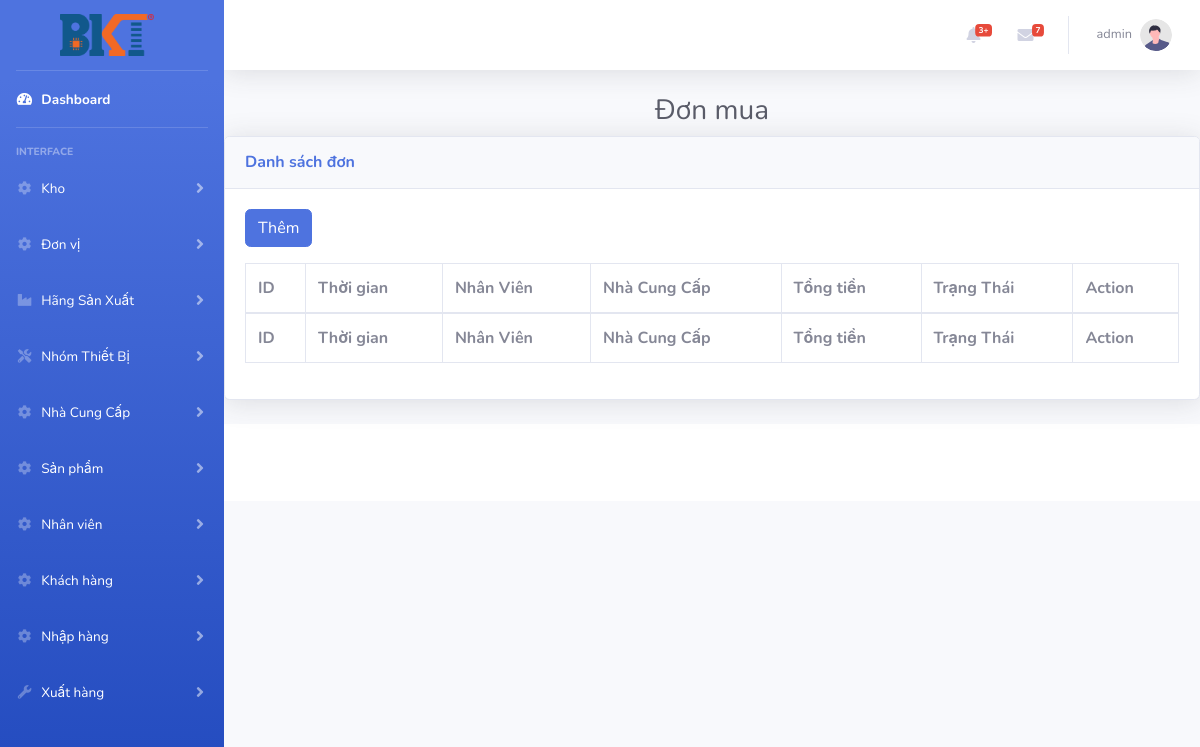
The app's page /index.php?controller=donmua (signed in), older data.
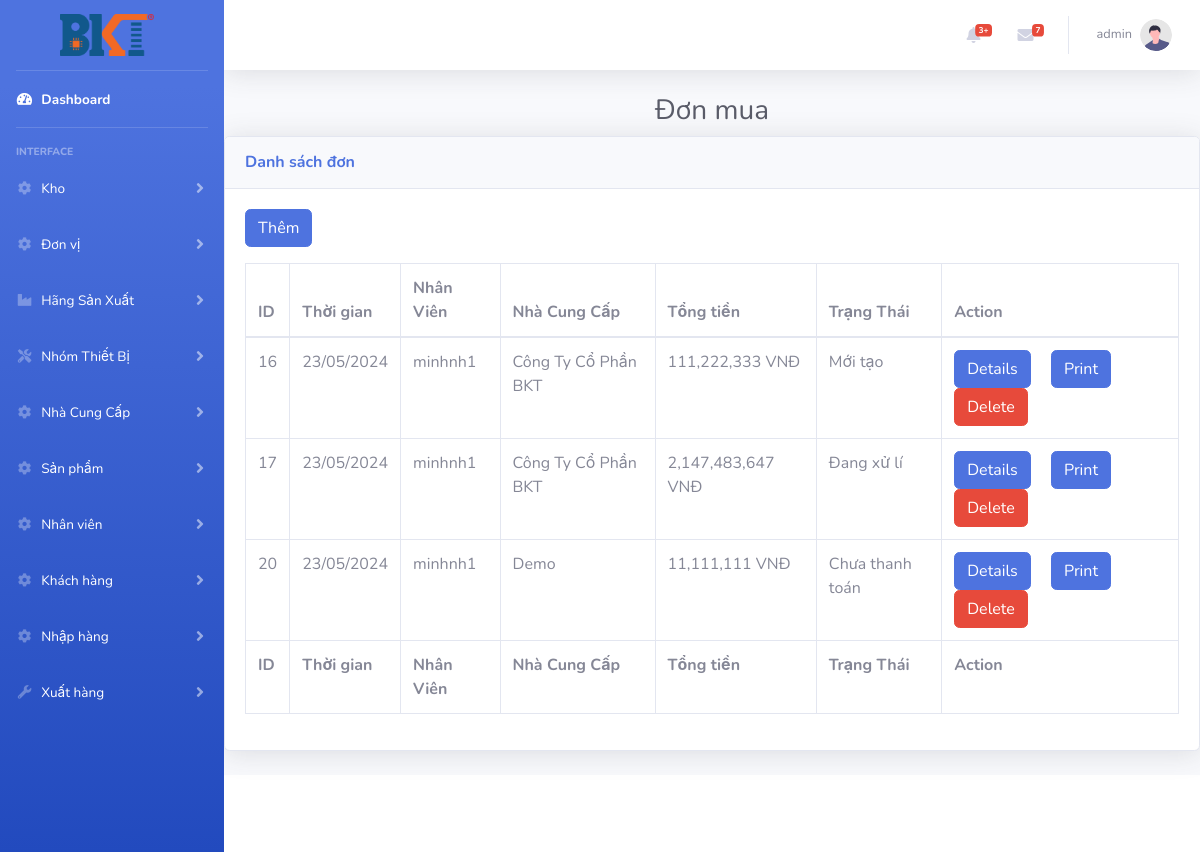
The same page, newer data.
### tables this page shows
CREATE TABLE `donmua` (
  `Id` int(11) NOT NULL,
  `NgayMua` datetime DEFAULT NULL,
  `IdNV` int(11) DEFAULT NULL,
  `IdNCC` int(11) DEFAULT NULL,
  `ThanhTien` int(11) DEFAULT NULL,
  `TrangThai` varchar(1) DEFAULT NULL
);

CREATE TABLE `nhanvien` (
  `Id` int(11) NOT NULL,
  `TenNV` varchar(100) DEFAULT NULL,
  `DienThoai` varchar(20) DEFAULT NULL,
  `Email` varchar(50) DEFAULT NULL,
  `DiaChi` varchar(100) DEFAULT NULL,
  `TaiKhoan` varchar(50) DEFAULT NULL,
  `MatKhau` varchar(50) DEFAULT NULL,
  `Quyen` varchar(20) DEFAULT NULL,
  `IsActive` varchar(1) DEFAULT NULL
);

CREATE TABLE `nhacungcap` (
  `Id` int(11) NOT NULL,
  `TenNCC` varchar(100) DEFAULT NULL,
  `NguoiLienHe` varchar(200) DEFAULT NULL,
  `DienThoai` varchar(20) DEFAULT NULL,
  `Email` varchar(50) DEFAULT NULL,
  `DiaChi` varchar(100) DEFAULT NULL,
  `MST` varchar(20) DEFAULT NULL
);

### controllers/donmua_controller.php (called while the page is built, shortened)
<?php
require_once ('models/donmua.php');
class DonMuaController extends BaseController
{
    public function  index()
    {
        $donmua = DonMua::all();
        $data =array('donmua'=> $donmua);
        $this->render('index',$data);
    }
}

### routes.php (called while the page is built, shortened)
<?php
$controller = new $klass;
$controller->$action();

### index.php (called while the page is built, shortened)
<?php
require_once('routes.php');

### models/donmua.php (called while the page is built, shortened)
<?php
class DonMua
{
    function __construct($Id, $NgayMua, $IdNV, $IdNCC, $ThanhTien, $TrangThai)
    {
        $this->Id = $Id;
        $this->NgayMua = $NgayMua;
        $this->IdNV =  $IdNV;
        $this->IdNCC = $IdNCC;
        $this->ThanhTien = $ThanhTien;
        $this->TrangThai = $TrangThai;
    }
    static function all()
    {
        $list = [];
        $db = DB::getInstance();
        $reg = $db->query('SELECT db.Id ,db.NgayMua , nv.TaiKhoan ,kh.TenNCC ,db.ThanhTien,db.TrangThai FROM DonMua db JOIN NhanVien nv JOIN NhaCungCap kh ON nv.Id =db.IdNV AND kh.Id = db.IdNCC');
        foreach ($reg->fetchAll() as $item) {
            $list[] = new DonMua($item['Id'], $item['NgayMua'], $item['TaiKhoan'], $item['TenNCC'], $item['ThanhTien'], $item['TrangThai']);
        }
        return $list;
    }
}

### views/donmua/index.php (the view, shortened to what this page needs)
<?php
require_once ('models/donmua.php');
?>
<h1 class="h3 mb-2 text-center text-gray-800 ">Đơn mua</h1>
<div class="card shadow mb-4">
    <div class="card-header py-3">
        <h6 class="m-0 font-weight-bold text-primary">Danh sách đơn</h6>
    </div>
    <div class="card-body">
        <a href="index.php?controller=donmua&action=insert" class="btn btn-primary mb-3">Thêm</a>
        <div class="table-responsive">
            <table class="table table-bordered" id="dataTable" width="100%" cellspacing="0">
                <thead>
                <tr>
                    <th>ID</th>
                    <th>Thời gian</th>
                    <th>Nhân Viên</th>
                    <th>Nhà Cung Cấp</th>
                    <th>Tổng tiền</th>
                    <th>Trạng Thái</th>
                    <th>Action</th>
                </tr>
                </thead>
                <tfoot>
                <tr>
                    <th>ID</th>
                    <th>Thời gian</th>
                    <th>Nhân Viên</th>
                    <th>Nhà Cung Cấp</th>
                    <th>Tổng tiền</th>
                    <th>Trạng Thái</th>
                    <th>Action</th>
                </tr>
                </tfoot>
                <tbody>
                <?php
                foreach ($donmua as $item){
                    ?>
                    <form method="post">
                        <tr>
                            <td><?= $item->Id   ?></td>
                            <td><?=date('d/m/Y', strtotime($item->NgayMua))?></td>
                            <td><?= $item->IdNV
                                ?></td>
                            <td><?= $item->IdNCC?></td>
                            <td><?= number_format($item->ThanhTien, 0,"." , ",")?> VNĐ</td>
                            <td><?php
                                if ($item->TrangThai=="0"){
                                    echo "Mới tạo";
                                }
                                else if ($item->TrangThai == "1") {
                                    echo "Đang xử lí";
                                }
                                else if ($item->TrangThai == "2") {
                                    echo "Chưa thanh toán";
                                }
                                ?></td>
                            <td>
                                <a  href="index.php?controller=donmua&action=show&id=<?= $item->Id?>"  class='btn btn-primary mr-3'>Details</a>
                                <a  href="index.php?controller=donmua&action=print&id=<?= $item->Id?>"  class='btn btn-primary mr-3'>Print</a>
                                <button type="submit" name="dele" value="<?= $item->Id ?>"    class='btn btn-danger'>Delete</button>
                    </form>
                    <?php
                }
                ?>
                </tbody>
            </table>
        </div>
    </div>
</div>

Row changes from the older to the newer data that the page shows:
added donmua: Id "16", NgayMua "23/05/2024", IdNV.TaiKhoan "minhnh1", IdNCC.TenNCC "Công Ty Cổ Phần BKT", ThanhTien "111,222,333", TrangThai "Mới tạo"
added donmua: Id "17", NgayMua "23/05/2024", IdNV.TaiKhoan "minhnh1", IdNCC.TenNCC "Công Ty Cổ Phần BKT", ThanhTien "2,147,483,647", TrangThai "Đang xử lí"
added donmua: Id "20", NgayMua "23/05/2024", IdNV.TaiKhoan "minhnh1", IdNCC.TenNCC "Demo", ThanhTien "11,111,111", TrangThai "Chưa thanh toán"
